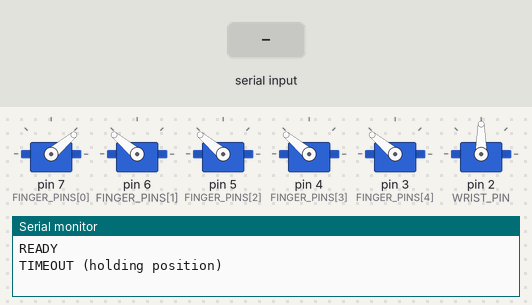
A sketch run on a simulated Arduino Uno, built with avr-gcc and run on an emulated ATmega328P. Parts: 6 × servo, the last lines printed to the serial monitor. The test bench sets the inputs (shaded band).

Above: at 1.2 s.
1.3 s: "90,45,200,10,150,30\n" received over Serial
At 2.5 s:
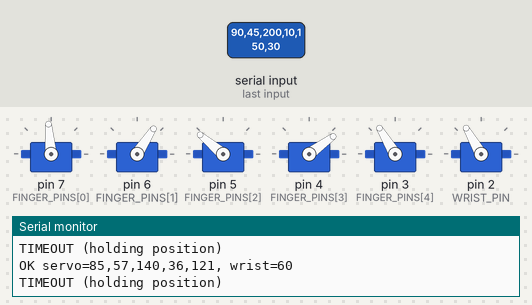
2.8 s: byte 10 ('\n') received over Serial
Timing chart, 0 to 5.8 s (numbered marks = the images above; inputs shaded):
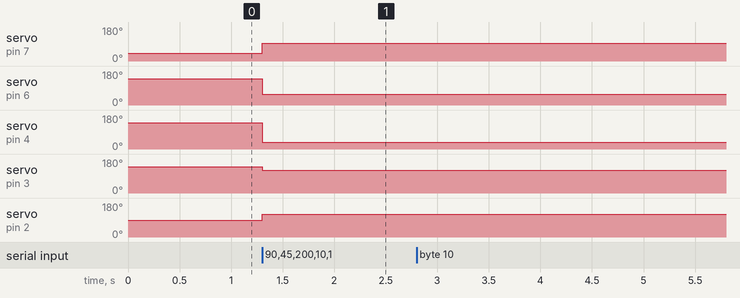

The sketch:

arduinohand.ino
```cpp
// arduinohand.ino
// PCから "親指,人差し指,中指,薬指,小指[,手首]" を受け取って、ハンドを動かす
// 指:   0 = 握る, 180 = 開く
// 手首: 0〜180（6つ目は省略可。省略したら手首は今の位置のまま）
// 受け取った 0〜180 は、それぞれの安全な範囲（MIN〜MAX）に変換される

#include <Servo.h>

// ===== 設定 =====
const long BAUD = 115200;
const unsigned long TIMEOUT_MS = 1000;  // これ以上データが来なければ「途切れた」と判断
const bool ECHO = true;                 // 受け取った角度をシリアルモニタに表示するか

const uint8_t FINGER_PINS[5] = {7, 6, 5, 4, 3};  // 親指, 人差し指, 中指, 薬指, 小指
const uint8_t WRIST_PIN = 2;

// 指ごとの動ける範囲（実際に測った値）
const int FINGER_MIN[5] = {30, 30, 30, 30, 30};       // 握る側の限界
const int FINGER_MAX[5] = {140, 140, 140, 140, 140};  // 開く側の限界

// 手首の動ける範囲（まだ仮の値。測ったら書き換える）
const int WRIST_MIN = 45;
const int WRIST_MAX = 135;

// ===== ここから下は基本さわらなくてOK =====
Servo fingers[5];
Servo wrist;

char buf[48];
uint8_t len = 0;
unsigned long lastReceived = 0;
bool timedOut = false;

// 0〜180 の入力を、指定した範囲に変換
int toRange(int input, int minA, int maxA) {
  input = constrain(input, 0, 180);
  return map(input, 0, 180, minA, maxA);
}

// 親指(0)だけ向きが逆なので反転して書き込む
void writeFinger(int i, int angle) {
  fingers[i].write(i == 0 ? 180 - angle : angle);
}

// 手首も向きが逆
void writeWrist(int angle) {
  wrist.write(180 - angle);
}

// 1行分のデータを読んで、ハンドを動かす
void handleLine(char* line) {
  int a[6];
  int n = sscanf(line, "%d,%d,%d,%d,%d,%d", &a[0], &a[1], &a[2], &a[3], &a[4], &a[5]);
  if (n != 5 && n != 6) {
    if (ECHO) Serial.println("ERR bad format");  // 形がおかしいデータは無視
    return;
  }

  int angles[5];
  for (int i = 0; i < 5; i++) {
    angles[i] = toRange(a[i], FINGER_MIN[i], FINGER_MAX[i]);
    writeFinger(i, angles[i]);
  }

  int wristAngle = -1;
  if (n == 6) {
    wristAngle = toRange(a[5], WRIST_MIN, WRIST_MAX);
    writeWrist(wristAngle);
  }

  lastReceived = millis();
  timedOut = false;

  if (ECHO) {
    Serial.print("OK servo=");
    for (int i = 0; i < 5; i++) {
      Serial.print(angles[i]);
      Serial.print(",");
    }
    if (wristAngle >= 0) {
      Serial.print(" wrist=");
      Serial.println(wristAngle);
    } else {
      Serial.println(" wrist=(unchanged)");
    }
  }
}

void setup() {
  Serial.begin(BAUD);

  // 最初は指を全部開いて、手首は真ん中にしてから接続（急に動かないように）
  for (int i = 0; i < 5; i++) {
    writeFinger(i, FINGER_MAX[i]);
    fingers[i].attach(FINGER_PINS[i]);
  }
  writeWrist(toRange(90, WRIST_MIN, WRIST_MAX));
  wrist.attach(WRIST_PIN);

  lastReceived = millis();
  Serial.println("READY");
}

void loop() {
  // 届いた文字を1つずつためて、改行が来たら1行として処理
  while (Serial.available() > 0) {
    char c = Serial.read();
    if (c == '\n') {
      buf[len] = '\0';
      handleLine(buf);
      len = 0;
    } else if (c != '\r') {
      if (len < sizeof(buf) - 1) {
        buf[len++] = c;
      } else {
        len = 0;  // 長すぎるデータは捨てる
      }
    }
  }

  // データが途切れたら、その場で止まる（新しい指示を出さないだけ）
  if (!timedOut && millis() - lastReceived > TIMEOUT_MS) {
    timedOut = true;
    if (ECHO) Serial.println("TIMEOUT (holding position)");
  }
}
```

Measured:
- after the input at 1.3 s, servo on pin 7 (FINGER_PINS[0]): 40° → 95° at once; servo on pin 6 (FINGER_PINS[1]): 140° → 57° at once; servo on pin 4 (FINGER_PINS[3]): 140° → 36° at once; servo on pin 3 (FINGER_PINS[4]): 140° → 121° at once; servo on pin 2 (WRIST_PIN): 90° → 120° at once
